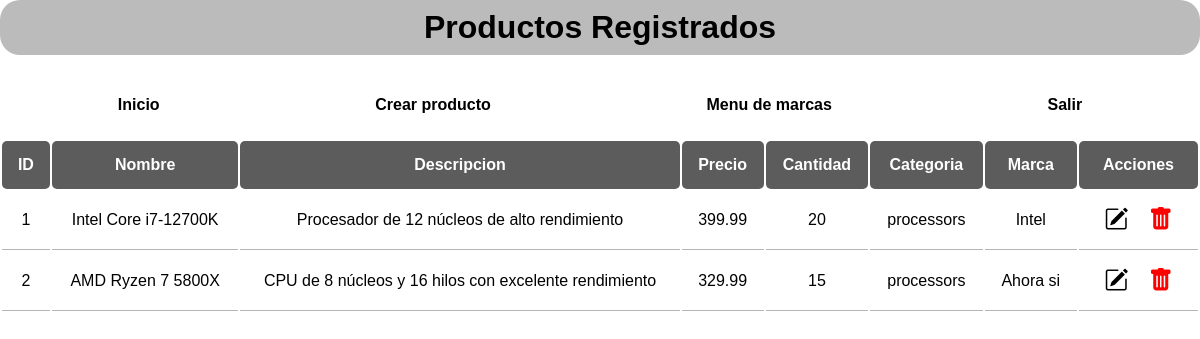
Page /Views/productos/index.php on the committed database.
### tables this page shows
CREATE TABLE `productos` (
  `id` int(11) NOT NULL,
  `nombre` varchar(100) NOT NULL,
  `descripcion` text NOT NULL,
  `precio` float NOT NULL,
  `cantidad` varchar(100) DEFAULT NULL,
  `categoria` varchar(100) NOT NULL,
  `marca` varchar(100) NOT NULL
);

### Models/ProductoModel.php (called while the page is built, shortened)
<?php
require_once __DIR__ . '/../Config/db.php';
class ProductoModel {
    private $conexion;
    public function __construct() {
        $db = new Database();
        $this->conexion = $db->conectar();
    }
    public function obtenerProductos() {
        $resultado = $this->conexion->query("SELECT * FROM productos");
        return $resultado->fetch_all(MYSQLI_ASSOC);
    }
}

### Config/db.php (called while the page is built, shortened)
<?php
class Database {
    private $host = DB_HOST;
    private $db_name = DB_NAME;
    private $username = DB_USER;
    private $password = DB_PASS;
    public function conectar() {
        $this->conn = new mysqli($this->host, $this->username, $this->password, $this->db_name);
        return $this->conn;
    }
}

### Views/productos/index.php (the view, shortened to what this page needs)
<?php
require_once __DIR__ . '/../../Models/ProductoModel.php';
$modelo = new ProductoModel();
$productos = $modelo->obtenerProductos();
?>
<!DOCTYPE html>
<html lang="es">
<head>
    <link rel="stylesheet" href="https://cdn.jsdelivr.net/npm/bootstrap-icons@1.11.3/font/bootstrap-icons.min.css">
    <link rel="stylesheet" href="../../Public/Css/index.css">
</head>
<body>
    <h1>Productos Registrados</h1>
    <nav class="navbar">
        <a href="index.php">Inicio</a>
        <a href="create.php">Crear producto</a>
        <a href="../marcas/index.php">Menu de marcas</a>
        <a href="../login.php">Salir</a>
    </nav>
    <div class="container">
        <table class="tabla">
            <tr>
                <th>ID</th>
                <th>Nombre</th>
                <th>Descripcion</th>
                <th>Precio</th>
                <th>Cantidad</th>
                <th>Categoria</th>
                <th>Marca</th>
                <th>Acciones</th>
            </tr>
            <?php if (!empty($productos)): ?>
                <?php foreach ($productos as $producto): ?>
                    <tr>
                        <td><?= $producto['id']?></td>
                        <td><?= $producto['nombre']?></td>
                        <td><?= $producto['descripcion']?></td>
                        <td><?= $producto['precio']?></td>
                        <td><?= $producto['cantidad']?></td>
                        <td><?= $producto['categoria']?></td>
                        <td><?= $producto['marca']?></td>
                        <td>
                            <a href="edit.php?id=<?=$producto['id']?>" id="edit"><i class="bi bi-pencil-square"></i></a>
                            <a href="../../Controllers/DeleteController.php?id=<?=$producto['id']?>" id="delete"><i class="bi bi-trash-fill"></i></a>
                        </td>
                    </tr>
                <?php endforeach; ?>
            <?php else: ?>
                <tr>
                    <td colspan="7">No hay productos registrados</td>
                </tr>
            <?php endif; ?>
        </table>
    </div>
</body>
</html>

### Public/Css/index.css (style rules this page uses)
body { margin: 0; font-family: Arial, Helvetica, sans-serif; }
.container { width: 100%; display: flex; flex-direction: column; align-content: center; justify-content: center; margin-top: 5px; }
h1 { margin-top: 0px; border-radius: 20px; text-align: center; background-color: rgb(187, 187, 187); padding: 9px; }
.navbar { display: flex; justify-content: space-around; align-items: center; padding: 10px; }
.navbar a { font-weight: bold; text-decoration: none; color: #000000; font-size: 1rem; padding: 10px; border-radius: 5px; transition: background-color 0.3s ease; }
.tabla { width: 100%; }
.tabla th { padding: 15px; background-color: rgb(92, 92, 92); color: #ffffff; border: none; border-radius: 5px; font-size: 1rem; font-weight: bold; }
.tabla td { padding: 15px; text-align: center; border-bottom: 1px solid rgb(181, 181, 181); font-size: 1rem; }
#edit { font-size: 1.5rem; color: black; padding: 8px; }
#delete { font-size: 1.5rem; color: red; padding: 8px; }

### rows in the picture
productos: id "1", nombre "Intel Core i7-12700K", descripcion "Procesador de 12 núcleos de alto rendimiento", precio "399.99", cantidad "20", categoria "processors", marca "Intel"
productos: id "2", nombre "AMD Ryzen 7 5800X", descripcion "CPU de 8 núcleos y 16 hilos con excelente rendimiento", precio "329.99", cantidad "15", categoria "processors", marca "Ahora si"
